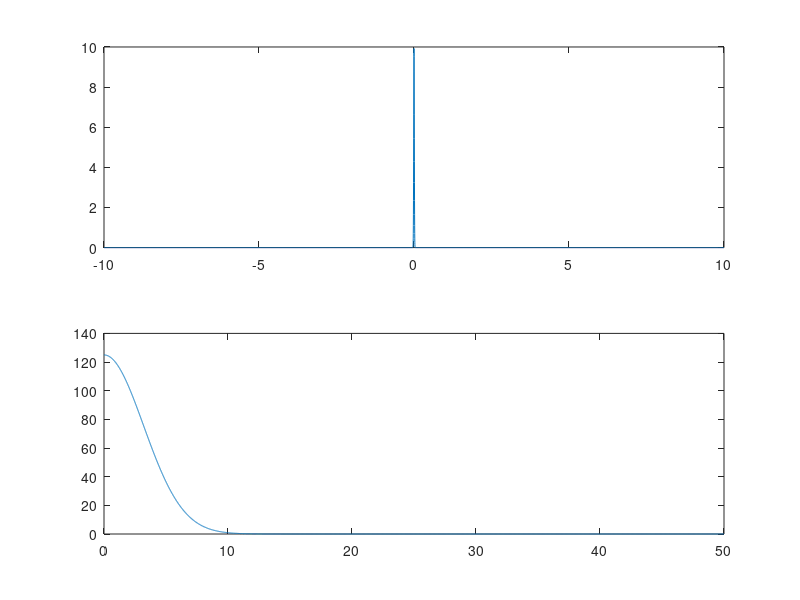

The MATLAB script that drew this image:
t=linspace(-10,10,10000);
func = 1/(4*sqrt(2*pi*0.0001))*(exp(-t.^2/(2*0.0001)));

N = 2^nextpow2(10000);
fs = 100;
a = fft(func,N);
freq = linspace(0,fs,N)
ax1=subplot(2,1,1);
ax2=subplot(2,1,2);

plot(ax1,t,func);
plot(ax2,freq(1:N/2),abs(a(1:N/2)));